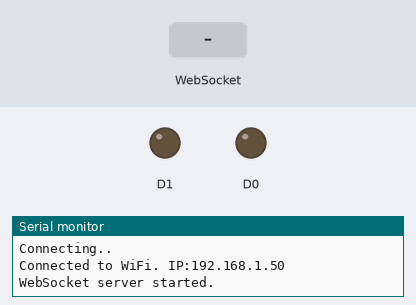
The sketch below on a simulated ESP8266 (NodeMCU). Shown: output pins drawn as LEDs (lit = HIGH), the last lines printed to the serial monitor. Inputs (shaded band) come from the test bench. WiFi joins after 1.5 s; servers stay silent unless stated.

Above: at 4.2 s.
4.3 s: WebSocket text "1" received
At 5.5 s:
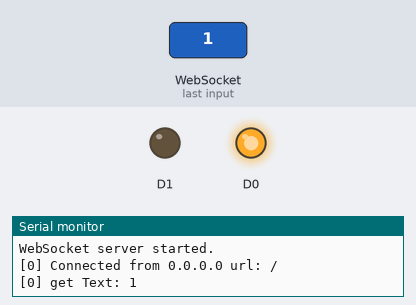
5.8 s: WebSocket text "2" received
At 6.8 s:
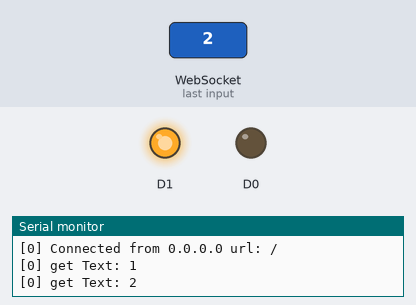
7.3 s: WebSocket text "0" received
At 7.9 s:
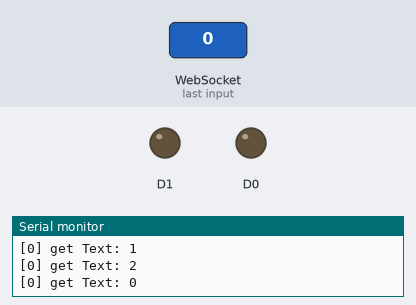
Timing chart, 0 to 10.3 s (numbered marks = the images above; inputs shaded):
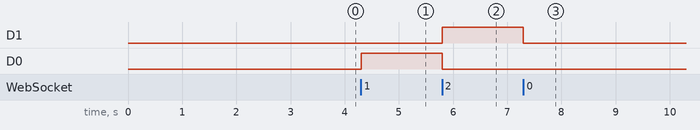

Measured:
- after the input at 4.3 s, D0: LOW → HIGH at once
- after the input at 5.8 s, D1: LOW → HIGH at once; D0: HIGH → LOW at once
- after the input at 7.3 s, D1: HIGH → LOW at once

The sketch:

nodemcu-test.ino
```cpp
#include "ESP8266WiFi.h"
#include <WebSocketsServer.h>

const char* ssid = "zort";
const char* password = "jacek12345";

//WiFiServer wifiServer(80);
WebSocketsServer webSocket(81);

void processReceivedValue(char command){

  if(command == '1')
  {
    digitalWrite(D0, HIGH);
    digitalWrite(D1, LOW);
  }
  else if(command == '0')
  {
    digitalWrite(D0, LOW);
    digitalWrite(D1, LOW);
  }
  else if(command == '2')
  {
    digitalWrite(D1, HIGH);
    digitalWrite(D0, LOW);
  }

  return;
}

void startWebSocket() { // Start a WebSocket server
  webSocket.begin();                          // start the websocket server
  webSocket.onEvent(webSocketEvent);          // if there's an incomming websocket message, go to function 'webSocketEvent'
  Serial.println("WebSocket server started.");
}

void setup() {
  // put your setup code here, to run once:
  pinMode(D0, OUTPUT);
  pinMode(D1, OUTPUT);
  digitalWrite(D0, LOW);
  digitalWrite(D1, LOW);
  Serial.begin(115200);

  delay(1000);

  //WiFi.mode(WIFI_STA);
  WiFi.begin(ssid, password);
  //IPAddress ip(192,168,1,242);
  //IPAddress gateway(192,168,1,1);
  //IPAddress subnet(255,255,255,0);
  //WiFi.config(ip, gateway, subnet);

  while (WiFi.status() != WL_CONNECTED) {
    delay(1000);
    Serial.println("Connecting..");
  }

  Serial.print("Connected to WiFi. IP:");
  Serial.println(WiFi.localIP());

  //wifiServer.begin();
  startWebSocket();
}

void loop() {
  /*
  WiFiClient client = wifiServer.available();

  if (client) {

    while (client.connected()) {

      while (client.available()>0) {
        char c = client.read();
        processReceivedValue(c);
        Serial.write(c);
      }

      delay(10);
    }

    client.stop();
    Serial.println("Client disconnected");

  }
  */
  webSocket.loop();

}

void webSocketEvent(uint8_t num, WStype_t type, uint8_t * payload, size_t lenght) { // When a WebSocket message is received
  switch (type) {
    case WStype_DISCONNECTED:             // if the websocket is disconnected
      Serial.printf("[%u] Disconnected!\n", num);
      break;
    case WStype_CONNECTED: {              // if a new websocket connection is established
        IPAddress ip = webSocket.remoteIP(num);
        Serial.printf("[%u] Connected from %d.%d.%d.%d url: %s\n", num, ip[0], ip[1], ip[2], ip[3], payload);
      }
      break;
    case WStype_TEXT:                     // if new text data is received
      Serial.printf("[%u] get Text: %s\n", num, payload);
      processReceivedValue(payload[0]);
      break;
  }
}
```
